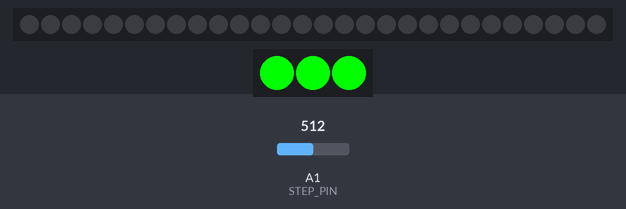
A sketch run on a simulated Arduino Mega 2560, built with avr-gcc and run on an emulated ATmega2560. Parts: 28 RGB LEDs in strip order, left to right, 3 RGB LEDs in strip order, left to right. The inputs (shaded band) are chosen by the test bench; at power-on: A1 (STEP_PIN) = 512. Dim RGB values are drawn brighter than linear; random numbers use the default seed unless the sketch sets one.

Above: at 1.2 s.
1.3 s: A1 (STEP_PIN) set to 50
2.8 s: A1 (STEP_PIN) set to 45
At 4.6 s:
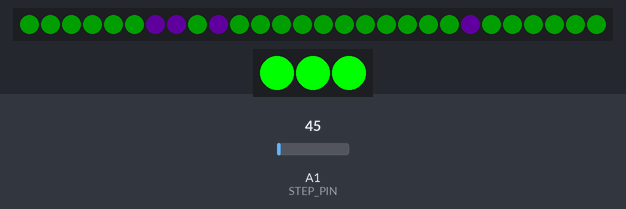
5.8 s: A1 (STEP_PIN) set to 80
At 8.78 s:
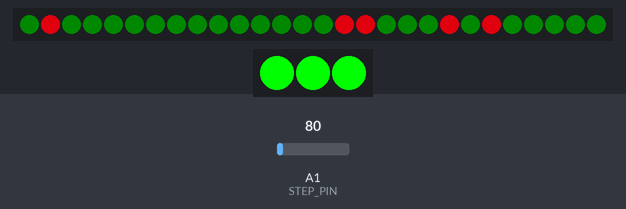
At 10.29 s:
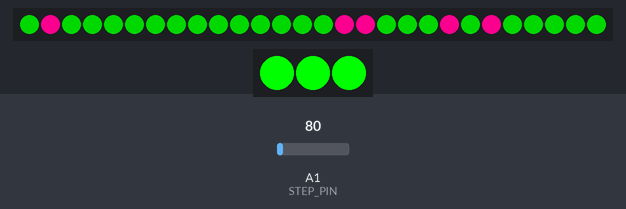
Timing chart, 0 to 11.8 s (numbered marks = the images above; inputs shaded):
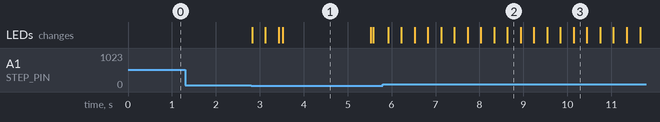

The sketch:

flowerwalker_left.ino
```cpp
/*
 * Wiring Setup
 *
 * For the Gemma
 *
 * Vout  - Positive (Red) of Neopixel Strip
 * Gnd   - Ground (Black) of Neopixel Strip
 * D0    - Data line of Neopixel Strip
 * Al/D2 - One conductive thread
 * Gnd   - The other conductive thread
 * D1    - Data line of the Constantly On Neopixels
 */

#include <Adafruit_NeoPixel.h>

#define FLORA
#undef FLORA

#ifdef FLORA
#define STEP_PIN  A9
#define LED_PIN    6
#define CONSTANT_LED_PIN         10 // NeoPixels that stay on are connected here
#endif

#ifndef FLORA
#define STEP_PIN                  1 // Analog input for footstep
#define LED_PIN                   0 // NeoPixel strip is connected here
#define CONSTANT_LED_PIN          1 // NeoPixels that stay on are connected here
#endif
#define NUM_PIXELS               28
#define NUM_CONSTANT_PIXELS       3
#define STEPPING_THRESHOLD      47
#define NOT_STEPPING_THRESHOLD  70
#define ALT_COLOR_COUNT           5
#define RESOLUTION                1
#define BLINK_DELAY            2000
#define BLINK_TIME               50
#define MAX_BRIGHTNESS          30.0
#define FLASH_BRIGHTNESS        128
#define STEPPING MAX_BRIGHTNESS / 256.0

Adafruit_NeoPixel strip = Adafruit_NeoPixel(NUM_PIXELS, LED_PIN, NEO_GRB + NEO_KHZ800);
Adafruit_NeoPixel constantStrip = Adafruit_NeoPixel(NUM_CONSTANT_PIXELS, CONSTANT_LED_PIN, NEO_GRB + NEO_KHZ800);

bool stepping;
bool wasStepping;
bool timeCounting;
bool blinkFlag;
int stepFiltered;
bool isSetup;
double Intensities [NUM_PIXELS];
int AltColorIndices[ALT_COLOR_COUNT];
long time;

void setup() {
  #ifndef FLORA
  pinMode(2, INPUT_PULLUP); // Set internal pullup resistor for sensor pin
  #endif
  #ifdef FLORA
  pinMode(STEP_PIN, INPUT_PULLUP);
  #endif
  stepping = false;
  strip.begin();
  constantStrip.begin();
  for (int i = 0; i < NUM_CONSTANT_PIXELS; i++)
  {
    constantStrip.setPixelColor(i, 0, 255, 0);
  }
  constantStrip.show();
  //  strip.setBrightness(255);
#ifdef FLORA
  Serial.begin(9600);
#endif
  stepFiltered = analogRead(STEP_PIN); // Initial input
}

void loop() {
  if (IsStepping())
  {
    if (!isSetup)
    {
      DoSetup();
    }
    FadeInColor();
    if (IsMaximumIntensity())
    {
      if (!timeCounting)
      {
        time = millis();
        timeCounting = true;
      }
      else
      {
        if (millis() - time >= BLINK_DELAY)
        {
          blinkFlag = true;
          time = millis();
        }
      }
    }
    RenderColors();
  }
  else if (wasStepping)
  {
    RenderColors();
    FadeOutColor();
  }
  else
  {
    ClearStrip();
    ClearSetup();
  }
  strip.show();
#ifdef FLORA
  Serial.print("Analog Reading is ");
  Serial.println(analogRead(STEP_PIN));
#endif
}

bool IsStepping() {
  stepFiltered = ((stepFiltered * 3) + analogRead(STEP_PIN)) >> 2;
  if (stepFiltered > NOT_STEPPING_THRESHOLD)
  {
    ClearSetup();
    if (stepping)
    {
      wasStepping = true;
    }
    stepping = false;
  }
  else if (stepFiltered <= STEPPING_THRESHOLD)
  {
    stepping = true;
    wasStepping = false;
  }

  return stepping;
}

void ClearStrip()
{
  for (int i = 0; i < NUM_PIXELS; i++)
  {
    strip.setPixelColor(i, 0, 0, 0);
  }
}

void RenderColors()
{
  //Serial.println("Setting colors from intensities");
  for (int i = 0; i < NUM_PIXELS; i++)
  {
    strip.setPixelColor(i, 0, floor(Intensities[i]), 0);
  }
  //Serial.println("Setting colors for alt color pixels");
  for (int i = 0; i < ALT_COLOR_COUNT; i++)
  {
    strip.setPixelColor(AltColorIndices[i]
                        , floor(0.615 * (Intensities[AltColorIndices[i]]))
                        , 0
                        , floor(Intensities[AltColorIndices[i]])
                       );
  }
  if (blinkFlag)
  {
    for (int i = 0; i < ALT_COLOR_COUNT; i++)
    {
      strip.setPixelColor(AltColorIndices[i], FLASH_BRIGHTNESS, FLASH_BRIGHTNESS, FLASH_BRIGHTNESS);
    }
    if (millis() - time >= BLINK_TIME)
    {
      blinkFlag = false;
      timeCounting = false;
      AssignAltColorIndices();
    }
  }
  //Serial.println("done rendering colors");
}

void DoSetup()
{
  for (int i = 0; i < NUM_PIXELS; i++)
  {
    Intensities[i] = 0;
  }
  AssignAltColorIndices();
  isSetup = true;
}

void AssignAltColorIndices()
{
  for (int i = 0; i < ALT_COLOR_COUNT; i++)
  {
    AltColorIndices[i] = random(NUM_PIXELS);
  }
}

void ClearSetup()
{
  isSetup = false;
  blinkFlag = false;
  timeCounting = false;
}

void FadeInColor()
{
  for (int i = 0; i < NUM_PIXELS; i++)
  {
    if (Intensities[i] <= (double)MAX_BRIGHTNESS - STEPPING)
      Intensities[i] += STEPPING;
  }
}

void FadeOutColor()
{
  bool doneFading = true;
  float fadeOutInterval = STEPPING * -2.0f;
  for (int i = 0; i < NUM_PIXELS; i++)
  {
    if (Intensities[i] >= 0)
    {
      Intensities[i] -= fadeOutInterval;
      doneFading = false;
    }
  }
  if (doneFading)
  {
    wasStepping = false;
    ClearStrip();
  }
}

bool IsMaximumIntensity()
{
  return (abs(Intensities[0] - MAX_BRIGHTNESS) < STEPPING);
}
```

Measured:
- the behaviour switches between 48 and 47 on A1 (STEP_PIN) (found by bisection; images 0 and 1)
- after the input at 1.3 s, every drawn part: stays the same
- after the input at 2.8 s, the LEDs: first change at once (image 1 shows a later state)
